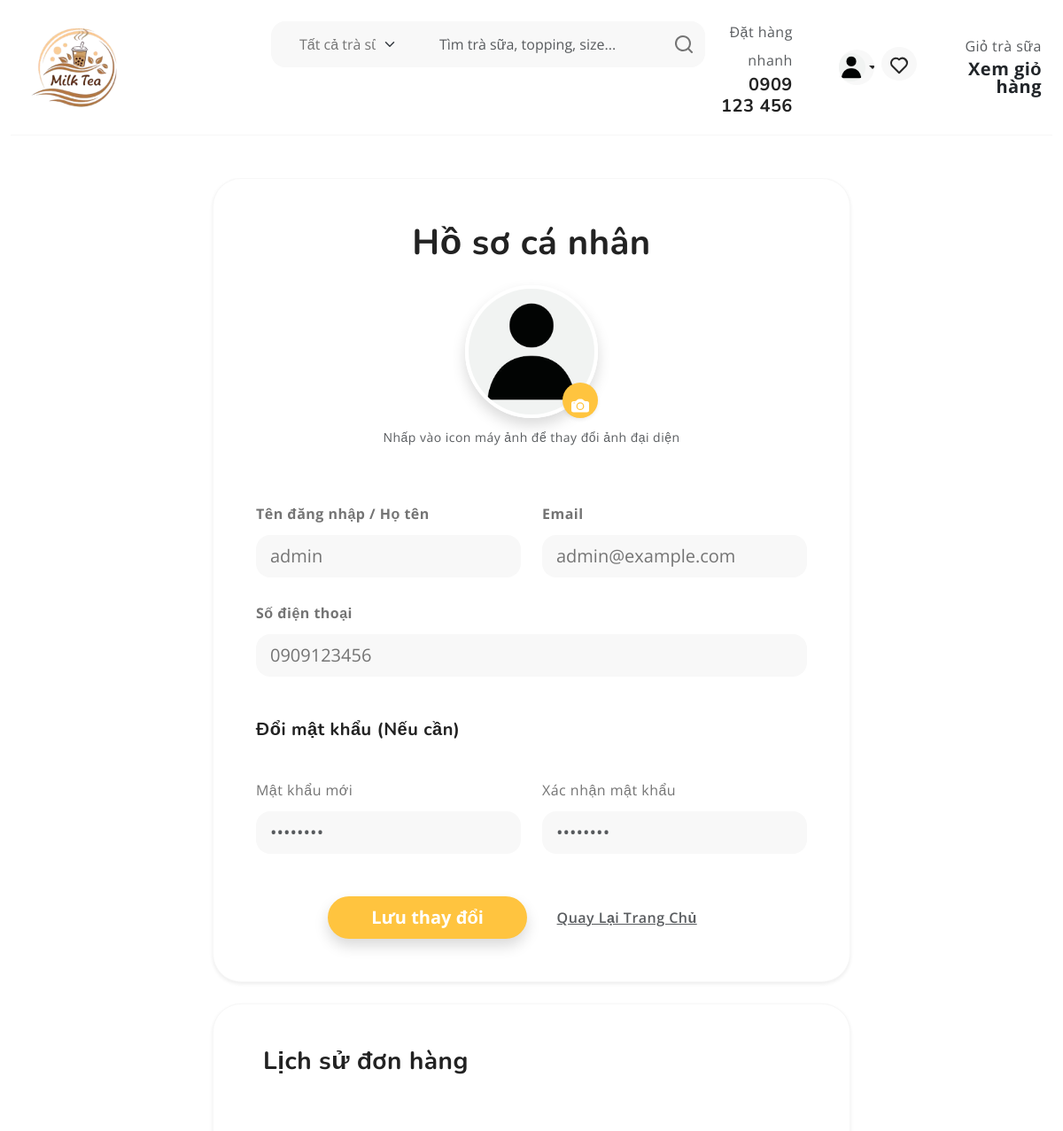
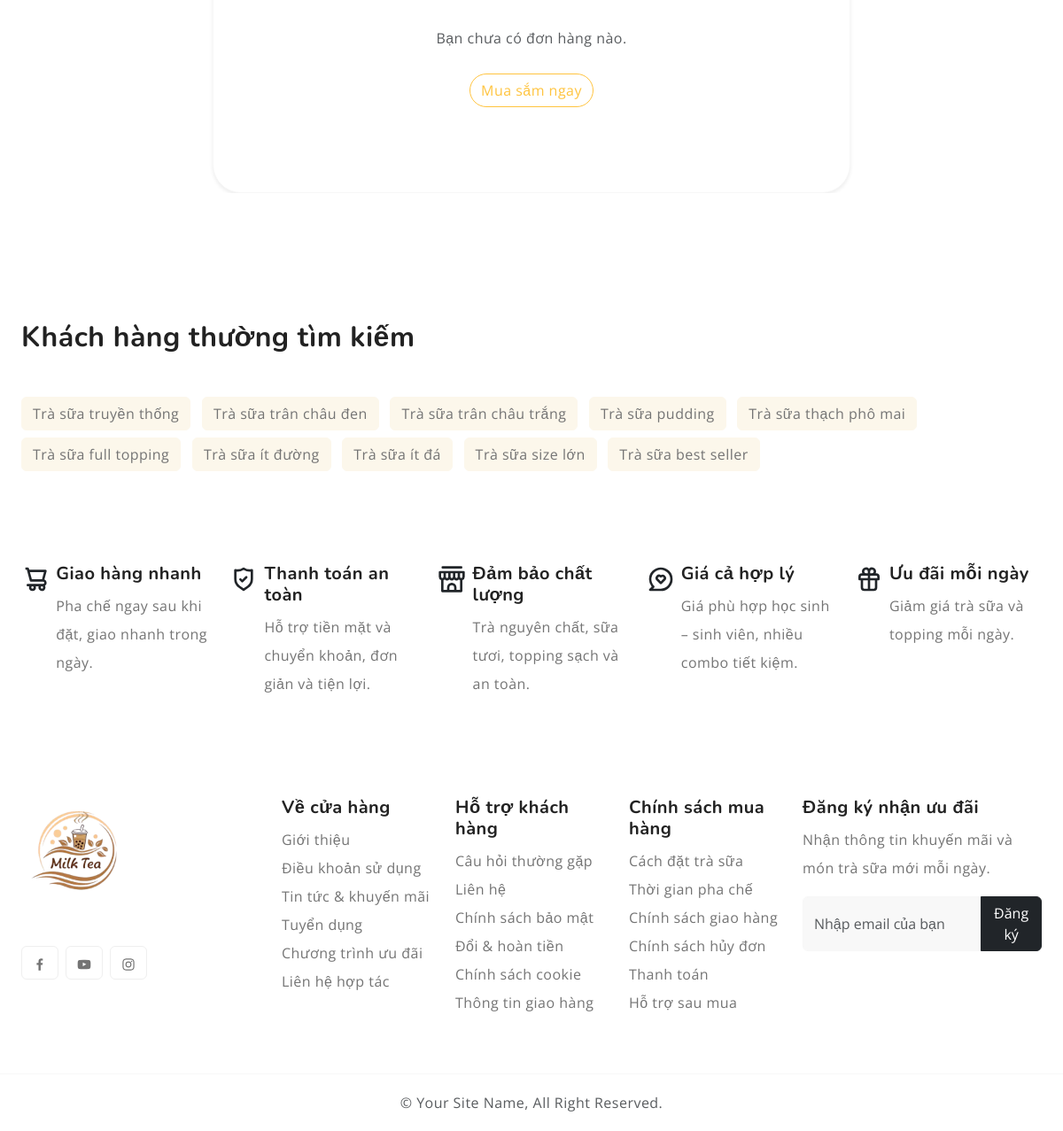
The app's page /profile (signed in) with its own data (2 pictures, top to bottom).
### tables this page shows
CREATE TABLE `user` (
  `user_id` int NOT NULL,
  `username` varchar(100) NOT NULL,
  `password` varchar(255) NOT NULL,
  `email` varchar(150) DEFAULT NULL,
  `phone` varchar(20) DEFAULT NULL,
  `role_id` int DEFAULT 3,
  `avatar` varchar(255) DEFAULT 'user.png',
  `created_at` timestamp NULL DEFAULT CURRENT_TIMESTAMP
);

### controller/client/ProfileController.php (called while the page is built, shortened)
<?php
class ProfileController extends \Controller
{
    private $userModel;
    private $orderModel;
    public function __construct()
    {
        $this->userModel = new \User();
        $this->orderModel = new \Order();
    }
    public function index()
    {
        $user = $this->userModel->getById($_SESSION['user_id']);
        $orders = $this->orderModel->getOrdersByUserId($_SESSION['user_id']);
        $this->loadView('client/auth/profile.php', [
            'user' => $user,
            'orders' => $orders
        ]);
    }
}

### index.php (called while the page is built, shortened)
<?php
require_once __DIR__ . '/route/router.php';
$router = new Router();
$router->dispatch();
?>

### entity/Model.php (called while the page is built, shortened)
<?php
require_once __DIR__ . '/../database/connect.php';
class Model
{
    protected $table;
    protected $primaryKey;
    protected $conn;
    public function __construct()
    {
        global $conn;
        $this->conn = $conn;
    }
    public function getById($id)
    {
        $sql = "SELECT * FROM `{$this->table}` WHERE {$this->primaryKey} = :id";
        $stmt = $this->conn->prepare($sql);
        $stmt->bindParam(':id', $id, PDO::PARAM_INT);
        $stmt->execute();
        return $stmt->fetch(PDO::FETCH_ASSOC);
    }
}

### database/init_helper.php (called while the page is built, shortened)
<?php
function auto_init_database($pdo)
{
    try {
        $stmt = $pdo->query("SELECT COUNT(*) FROM `user` WHERE role_id = 1");
    } catch (PDOException $e) {
        error_log("Auto-Init Error: " . $e->getMessage());
    }
}

### database/connect.php (called while the page is built)
<?php
$DB['host'] = 'localhost';
$DB['dbname'] = 'milk_tea_shop';
$DB['username'] = 'root';
$DB['password'] = '';
$DB['charset'] = 'utf8mb4';
try {
    $dsn = "mysql:host={$DB['host']};dbname={$DB['dbname']};charset={$DB['charset']}";
    $DB['conn'] = new PDO($dsn, $DB['username'], $DB['password']);
    $DB['conn']->setAttribute(PDO::ATTR_ERRMODE, PDO::ERRMODE_EXCEPTION);
} catch (PDOException $e) {
    die("Database connection failed: " . $e->getMessage());
}
$conn = $DB['conn'];
require_once __DIR__ . '/init_helper.php';
auto_init_database($conn);

### database/config.php (called while the page is built, shortened)
<?php
function admin_asset_url($path)
{
    $path = ltrim($path, '/');
    return BASE_URL . 'public/admin/' . $path;
}
function get_avatar_url($avatar = null)
{
    $defaults = ['user.jpg', 'user.png', 'default.png', 'default.jpg'];
    return admin_asset_url('img/user.png');
}

### view/client/auth/profile.php (the view, shortened to what this page needs)
<?php
include __DIR__ . '/../template/header.php';
?>
<section class="py-5">
    <div class="container overflow-hidden">
        <div class="row justify-content-center">
            <div class="col-md-8">
                <div class="bg-white p-5 rounded-5 shadow-sm border">
                    <h2 class="display-6 fw-bold mb-4 text-center">Hồ sơ cá nhân</h2>
                    <form action="<?php echo BASE_URL; ?>profile/update" method="POST" enctype="multipart/form-data">
                        <div class="row g-4">
                            <div class="col-12 text-center mb-3">
                                <div class="position-relative d-inline-block">
                                    <?php
                                    $avatarPath = get_avatar_url($user['avatar'] ?? null);
                                    ?>
                                    <img src="<?php echo $avatarPath; ?>" alt="Avatar" class="rounded-circle shadow"
                                        style="width: 150px; height: 150px; object-fit: cover; border: 4px solid #fff;">
                                    <label for="avatar"
                                        class="position-absolute bottom-0 end-0 bg-primary text-white rounded-circle p-2 shadow-sm"
                                        style="cursor: pointer; width: 40px; height: 40px;">
                                    </label>
                                </div>
                                <p class="text-muted small mt-2">Nhấp vào icon máy ảnh để thay đổi ảnh đại diện</p>
                            </div>
                            <div class="col-md-6">
                                <label class="form-label fw-bold">Tên đăng nhập / Họ tên</label>
                                <input type="text" name="username"
                                    class="form-control form-control-lg rounded-4 bg-light border-0"
                                    value="<?php echo htmlspecialchars($user['username']); ?>" required>
                            </div>
                            <div class="col-md-6">
                                <label class="form-label fw-bold">Email</label>
                                <input type="email" name="email"
                                    class="form-control form-control-lg rounded-4 bg-light border-0"
                                    value="<?php echo htmlspecialchars($user['email']); ?>" required>
                            </div>
                            <div class="col-md-12">
                                <label class="form-label fw-bold">Số điện thoại</label>
                                <input type="text" name="phone"
                                    class="form-control form-control-lg rounded-4 bg-light border-0"
                                    value="<?php echo htmlspecialchars($user['phone'] ?? ''); ?>"
                                    placeholder="Nhập số điện thoại">
                            </div>
                            <div class="col-12 mt-5">
                                <h5 class="fw-bold mb-3">Đổi mật khẩu (Nếu cần)</h5>
                            </div>
                            <div class="col-md-6">
                                <label class="form-label">Mật khẩu mới</label>
                                <input type="password" name="new_password"
                                    class="form-control form-control-lg rounded-4 bg-light border-0"
                                    placeholder="••••••••">
                            </div>
                            <div class="col-md-6">
                                <label class="form-label">Xác nhận mật khẩu</label>
                                <input type="password" name="confirm_password"
                                    class="form-control form-control-lg rounded-4 bg-light border-0"
                                    placeholder="••••••••">
                            </div>
                            <div class="col-12 text-center mt-5">
                                <button type="submit" class="btn btn-primary btn-lg px-5 rounded-pill fw-bold shadow">
                                    Lưu thay đổi
                                </button>
                                <a href="<?php echo BASE_URL; ?>" class="btn btn-link text-muted ms-3">Quay lại trang
                                    chủ</a>
                            </div>
                        </div>
                    </form>
                </div>
                <div class="bg-white p-5 rounded-5 shadow-sm border mt-4">
                    <h3 class="fw-bold mb-4"><i class="bi bi-clock-history me-2"></i>Lịch sử đơn hàng</h3>
                    <?php if (empty($orders)): ?>
                        <div class="text-center py-5">
                            <p class="mt-3 text-muted">Bạn chưa có đơn hàng nào.</p>
                            <a href="<?php echo BASE_URL; ?>" class="btn btn-outline-primary rounded-pill mt-2">Mua sắm
                                ngay</a>
                        </div>
                    <?php endif; ?>
                </div>
            </div>
        </div>
    </div>
</section>
<?php
include __DIR__ . '/../template/footer.php';
?>

### public/client/style.css (style rules this page uses)
:root { --header-height: 160px; --header-height-min: 80px; }
:root { --accent-color: #FFC43F; --dark-color: #222222; --light-dark-color: #727272; --light-color: #fff; --grey-color: #dbdbdb; --light-grey-color: #fafafa; --primary-color: #6995B1; --light-primary-color: #eef1f3; }
:root { --body-font: "Open Sans", sans-serif; --heading-font: "Nunito", sans-serif; }
body { --bs-link-color: #333; --bs-link-hover-color: #333; --bs-link-color-rgb: 40, 40, 40; --bs-link-hover-color-rgb: 0, 0, 0; --bs-light-rgb: 248, 248, 248; --bs-font-sans-serif: "Open Sans", sans-serif; --bs-body-font-family: var(--bs-font-sans-serif); --bs-body-font-size: 1rem; --bs-body-font-weight: 400; --bs-body-line-height: 2; --bs-body-color: #747474; --bs-primary: #FFC43F; --bs-primary-rgb: 255, 196, 63; --bs-success: #a3be4c; --bs-success-rgb: 163, 190, 76; --bs-primary-bg-subtle: #FFF9EB; --bs-success-bg-subtle: #eef5e5; --bs-border-color: #F7F7F7; --bs-secondary-rgb: 230, 243, 251; --bs-danger-rgb: 249, 235, 231; --bs-warning-rgb: 255, 249, 235; --bs-info-rgb: 230, 243, 250; }
.btn-primary { --bs-btn-color: #fff; --bs-btn-bg: #ffc43f; --bs-btn-border-color: transparent; --bs-btn-hover-color: #fff; --bs-btn-hover-bg: #f7a422; --bs-btn-hover-border-color: transparent; --bs-btn-focus-shadow-rgb: 49, 132, 253; --bs-btn-active-color: #fff; --bs-btn-active-bg: #ffc43f; --bs-btn-active-border-color: transparent; --bs-btn-active-shadow: inset 0 3px 5px rgba(0, 0, 0, 0.125); --bs-btn-disabled-color: #fff; --bs-btn-disabled-bg: #d3d7dd; --bs-btn-disabled-border-color: transparent; }
.btn-outline-primary { --bs-btn-color: #ffc43f; --bs-btn-border-color: #ffc43f; --bs-btn-hover-color: #fff; --bs-btn-hover-bg: #ffc107; --bs-btn-hover-border-color: #ffc107; --bs-btn-focus-shadow-rgb: 13, 110, 253; --bs-btn-active-color: #fff; --bs-btn-active-bg: #ffc107; --bs-btn-active-border-color: #ffc107; --bs-btn-active-shadow: inset 0 3px 5px rgba(0, 0, 0, 0.125); --bs-btn-disabled-color: #fff3cd; --bs-btn-disabled-bg: transparent; --bs-btn-disabled-border-color: #fff3cd; --bs-gradient: none; }
body { letter-spacing: 0.03em; }
h1, h2, h3, h4, h5, h6 { font-family: var(--heading-font); color: var(--dark-color); font-weight: 700; }
.display-1, .display-2, .display-3, .display-4, .display-5, .display-6 { font-weight: 700; }
.container, .container-fluid, .container-lg, .container-md, .container-sm, .container-xl, .container-xxl { --bs-gutter-x: 3rem; }
.btn-link { margin-right: 30px; font-weight: 600; font-size: 16px; line-height: 22px; text-align: right; text-transform: capitalize; color: #787878; }

### records on screen
user: avatar (placeholder picture), username "admin", email "admin@example.com", phone "0909123456"
